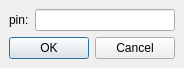
<?xml version="1.0" encoding="UTF-8"?>
<ui version="4.0">
 <class>Dialog</class>
 <widget class="QDialog" name="Dialog">
  <property name="geometry">
   <rect>
    <x>0</x>
    <y>0</y>
    <width>174</width>
    <height>67</height>
   </rect>
  </property>
  <property name="minimumSize">
   <size>
    <width>0</width>
    <height>0</height>
   </size>
  </property>
  <property name="windowTitle">
   <string>Login</string>
  </property>
  <property name="windowIcon">
   <iconset>
    <normaloff>y.ico</normaloff>y.ico</iconset>
  </property>
  <layout class="QGridLayout" name="gridLayout_2" columnstretch="0,0">
   <property name="leftMargin">
    <number>0</number>
   </property>
   <property name="topMargin">
    <number>0</number>
   </property>
   <property name="rightMargin">
    <number>0</number>
   </property>
   <property name="bottomMargin">
    <number>0</number>
   </property>
   <property name="spacing">
    <number>0</number>
   </property>
   <item row="0" column="1">
    <widget class="QWidget" name="gridWidget" native="true">
     <layout class="QGridLayout" name="gridLayout">
      <item row="1" column="0" colspan="2">
       <widget class="QDialogButtonBox" name="buttonBox">
        <property name="sizePolicy">
         <sizepolicy hsizetype="MinimumExpanding" vsizetype="MinimumExpanding">
          <horstretch>0</horstretch>
          <verstretch>0</verstretch>
         </sizepolicy>
        </property>
        <property name="orientation">
         <enum>Qt::Horizontal</enum>
        </property>
        <property name="standardButtons">
         <set>QDialogButtonBox::Cancel|QDialogButtonBox::Ok</set>
        </property>
       </widget>
      </item>
      <item row="0" column="0">
       <widget class="QLabel" name="label_4">
        <property name="text">
         <string>pin:</string>
        </property>
       </widget>
      </item>
      <item row="0" column="1">
       <widget class="QLineEdit" name="lineEdit"/>
      </item>
     </layout>
    </widget>
   </item>
  </layout>
 </widget>
 <resources/>
 <connections>
  <connection>
   <sender>buttonBox</sender>
   <signal>rejected()</signal>
   <receiver>Dialog</receiver>
   <slot>reject()</slot>
   <hints>
    <hint type="sourcelabel">
     <x>316</x>
     <y>260</y>
    </hint>
    <hint type="destinationlabel">
     <x>286</x>
     <y>274</y>
    </hint>
   </hints>
  </connection>
  <connection>
   <sender>buttonBox</sender>
   <signal>accepted()</signal>
   <receiver>Dialog</receiver>
   <slot>accept()</slot>
   <hints>
    <hint type="sourcelabel">
     <x>248</x>
     <y>254</y>
    </hint>
    <hint type="destinationlabel">
     <x>157</x>
     <y>274</y>
    </hint>
   </hints>
  </connection>
 </connections>
</ui>
